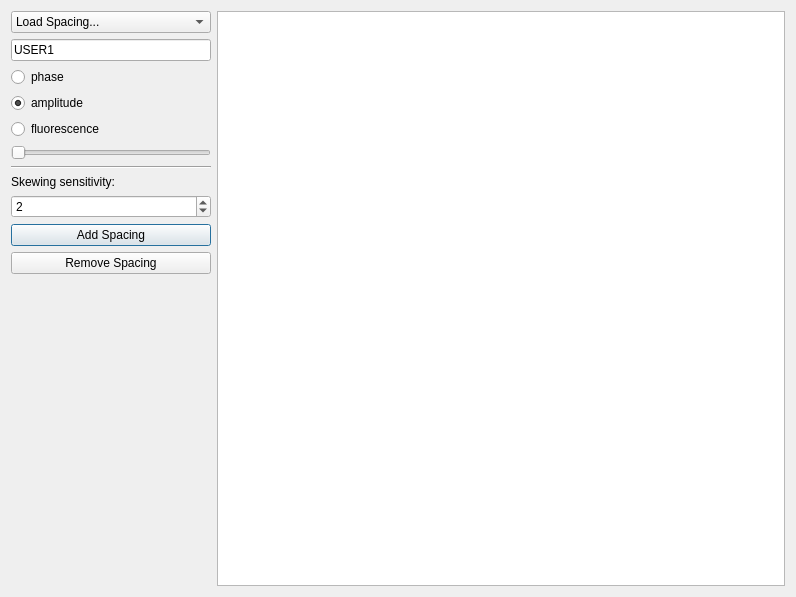
<?xml version="1.0" encoding="UTF-8"?>
<ui version="4.0">
 <class>Dialog</class>
 <widget class="QDialog" name="Dialog">
  <property name="geometry">
   <rect>
    <x>0</x>
    <y>0</y>
    <width>796</width>
    <height>597</height>
   </rect>
  </property>
  <property name="windowTitle">
   <string>Manage Spacings</string>
  </property>
  <layout class="QHBoxLayout" name="horizontalLayout_2">
   <item>
    <layout class="QHBoxLayout" name="horizontalLayout">
     <property name="leftMargin">
      <number>0</number>
     </property>
     <item>
      <layout class="QVBoxLayout" name="verticalLayout">
       <property name="sizeConstraint">
        <enum>QLayout::SetMinimumSize</enum>
       </property>
       <property name="leftMargin">
        <number>0</number>
       </property>
       <item>
        <widget class="QComboBox" name="comboBox">
         <property name="maximumSize">
          <size>
           <width>200</width>
           <height>16777215</height>
          </size>
         </property>
         <item>
          <property name="text">
           <string>Load Spacing...</string>
          </property>
         </item>
        </widget>
       </item>
       <item>
        <widget class="QLineEdit" name="lineEdit">
         <property name="maximumSize">
          <size>
           <width>200</width>
           <height>16777215</height>
          </size>
         </property>
         <property name="text">
          <string>USER1</string>
         </property>
        </widget>
       </item>
       <item>
        <widget class="QRadioButton" name="radioButton_pha">
         <property name="text">
          <string>phase</string>
         </property>
         <property name="checked">
          <bool>false</bool>
         </property>
        </widget>
       </item>
       <item>
        <widget class="QRadioButton" name="radioButton_amp">
         <property name="text">
          <string>amplitude</string>
         </property>
         <property name="checked">
          <bool>true</bool>
         </property>
        </widget>
       </item>
       <item>
        <widget class="QRadioButton" name="radioButton_fl">
         <property name="text">
          <string>fluorescence</string>
         </property>
        </widget>
       </item>
       <item>
        <widget class="QSlider" name="horizontalSlider">
         <property name="maximumSize">
          <size>
           <width>200</width>
           <height>16777215</height>
          </size>
         </property>
         <property name="orientation">
          <enum>Qt::Horizontal</enum>
         </property>
        </widget>
       </item>
       <item>
        <widget class="Line" name="line">
         <property name="sizePolicy">
          <sizepolicy hsizetype="Fixed" vsizetype="Fixed">
           <horstretch>0</horstretch>
           <verstretch>0</verstretch>
          </sizepolicy>
         </property>
         <property name="maximumSize">
          <size>
           <width>200</width>
           <height>16777215</height>
          </size>
         </property>
         <property name="orientation">
          <enum>Qt::Horizontal</enum>
         </property>
        </widget>
       </item>
       <item>
        <widget class="QLabel" name="label">
         <property name="text">
          <string>Skewing sensitivity:</string>
         </property>
        </widget>
       </item>
       <item>
        <widget class="QSpinBox" name="spinBox">
         <property name="sizePolicy">
          <sizepolicy hsizetype="Fixed" vsizetype="Fixed">
           <horstretch>0</horstretch>
           <verstretch>0</verstretch>
          </sizepolicy>
         </property>
         <property name="maximumSize">
          <size>
           <width>200</width>
           <height>16777215</height>
          </size>
         </property>
         <property name="minimum">
          <number>0</number>
         </property>
         <property name="maximum">
          <number>10</number>
         </property>
         <property name="value">
          <number>2</number>
         </property>
        </widget>
       </item>
       <item>
        <widget class="QPushButton" name="pushButton">
         <property name="maximumSize">
          <size>
           <width>200</width>
           <height>16777215</height>
          </size>
         </property>
         <property name="text">
          <string>Add Spacing</string>
         </property>
        </widget>
       </item>
       <item>
        <widget class="QPushButton" name="pushButton_rm">
         <property name="maximumSize">
          <size>
           <width>200</width>
           <height>16777215</height>
          </size>
         </property>
         <property name="text">
          <string>Remove Spacing</string>
         </property>
        </widget>
       </item>
       <item>
        <spacer name="verticalSpacer">
         <property name="orientation">
          <enum>Qt::Vertical</enum>
         </property>
         <property name="sizeHint" stdset="0">
          <size>
           <width>20</width>
           <height>40</height>
          </size>
         </property>
        </spacer>
       </item>
      </layout>
     </item>
     <item>
      <widget class="ImageView" name="imageView"/>
     </item>
    </layout>
   </item>
  </layout>
 </widget>
 <customwidgets>
  <customwidget>
   <class>ImageView</class>
   <extends>QGraphicsView</extends>
   <header>pyqtgraph</header>
  </customwidget>
 </customwidgets>
 <resources/>
 <connections/>
</ui>
